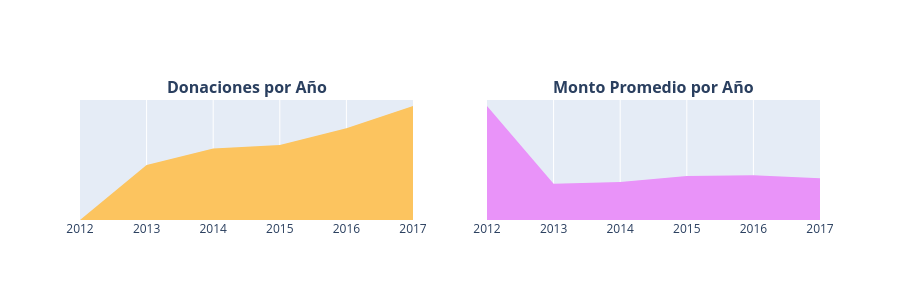

Notebook code for this chart:
### Markdown cell above
Donaciones por año

* 3.4.1 Número de donaciones por año
* 3.4.2 Montos promedio de donación por año

### Code cell
# 1. Extracción de fechas (se mantiene original)
donations_df['Donation Date'] = pd.to_datetime(donations_df['Donation Received Date'])
donations_df['Donation Year'] = donations_df['Donation Date'].dt.year
donations_df['Donation Month'] = donations_df['Donation Date'].dt.month
donations_df['Donation Day'] = donations_df['Donation Date'].dt.day
donations_df['Donation Weekday'] = donations_df['Donation Date'].dt.weekday
donations_df['Donation Hour'] = donations_df['Donation Date'].dt.hour

# 2. Agrupación (mantiene los nombres originales de las columnas)
t1 = donations_df.groupby(['Donation Year']).agg({'Donation Month' : 'count', 'Donation Amount' : 'mean'}).reset_index().rename(columns={'Donation Month' : 'Total Donations', 'Donation Amount' : 'Average Amount'})

x = t1['Donation Year']
y1 = t1['Total Donations']
y2 = t1['Average Amount']

trace1 = go.Scatter(x=x[:-1], y=y1[:-1], fill='tozeroy', fillcolor = '#fcc45f', mode= 'none')
trace2 = go.Scatter(x=x[:-1], y=y2[:-1], fill='tozeroy', fillcolor = "#e993f9", mode= 'none')

# 3. Traducción de los títulos de las gráficas
fig = tools.make_subplots(rows=1, cols=2, print_grid=False, subplot_titles = ["<b>Donaciones por Año</b>", "<b>Monto Promedio por Año</b>"])

fig.append_trace(trace1, 1, 1)
fig.append_trace(trace2, 1, 2)

# 4. Configuración del diseño (sin la propiedad 'autotick' que causaba el error)
fig['layout'].update(height=300, showlegend=False, yaxis=dict(
        autorange=True,
        showgrid=False,
        zeroline=False,
        showline=False,
        ticks='',
        showticklabels=False
    ), yaxis2=dict(
        autorange=True,
        showgrid=False,
        zeroline=False,
        showline=False,
        ticks='',
        showticklabels=False
    ))

iplot(fig)

### Figure 1 — Plotly figure (JSON) as saved in the notebook; plotly's stock layout.template omitted (floating-point values rounded to 4 significant figures)
{"data": [{"fill": "tozeroy", "fillcolor": "#fcc45f", "mode": "none", "type": "scatter", "x": [2012, 2013, 2014, 2015, 2016, 2017], "xaxis": "x", "y": [149, 573983, 746608, 783362, 957265, 1190542], "yaxis": "y"}, {"fill": "tozeroy", "fillcolor": "#e993f9", "mode": "none", "type": "scatter", "x": [2012, 2013, 2014, 2015, 2016, 2017], "xaxis": "x2", "y": [166.7, 53.01, 55.53, 64.45, 65.45, 61.21], "yaxis": "y2"}], "layout": {"annotations": [{"font": {"size": 16}, "showarrow": false, "text": "<b>Donaciones por Año</b>", "x": 0.225, "xanchor": "center", "xref": "paper", "y": 1, "yanchor": "bottom", "yref": "paper"}, {"font": {"size": 16}, "showarrow": false, "text": "<b>Monto Promedio por Año</b>", "x": 0.775, "xanchor": "center", "xref": "paper", "y": 1, "yanchor": "bottom", "yref": "paper"}], "height": 300, "showlegend": false, "xaxis": {"anchor": "y", "domain": [0, 0.45]}, "xaxis2": {"anchor": "y2", "domain": [0.55, 1]}, "yaxis": {"anchor": "x", "autorange": true, "domain": [0, 1], "showgrid": false, "showline": false, "showticklabels": false, "ticks": "", "zeroline": false}, "yaxis2": {"anchor": "x2", "autorange": true, "domain": [0, 1], "showgrid": false, "showline": false, "showticklabels": false, "ticks": "", "zeroline": false}}}
